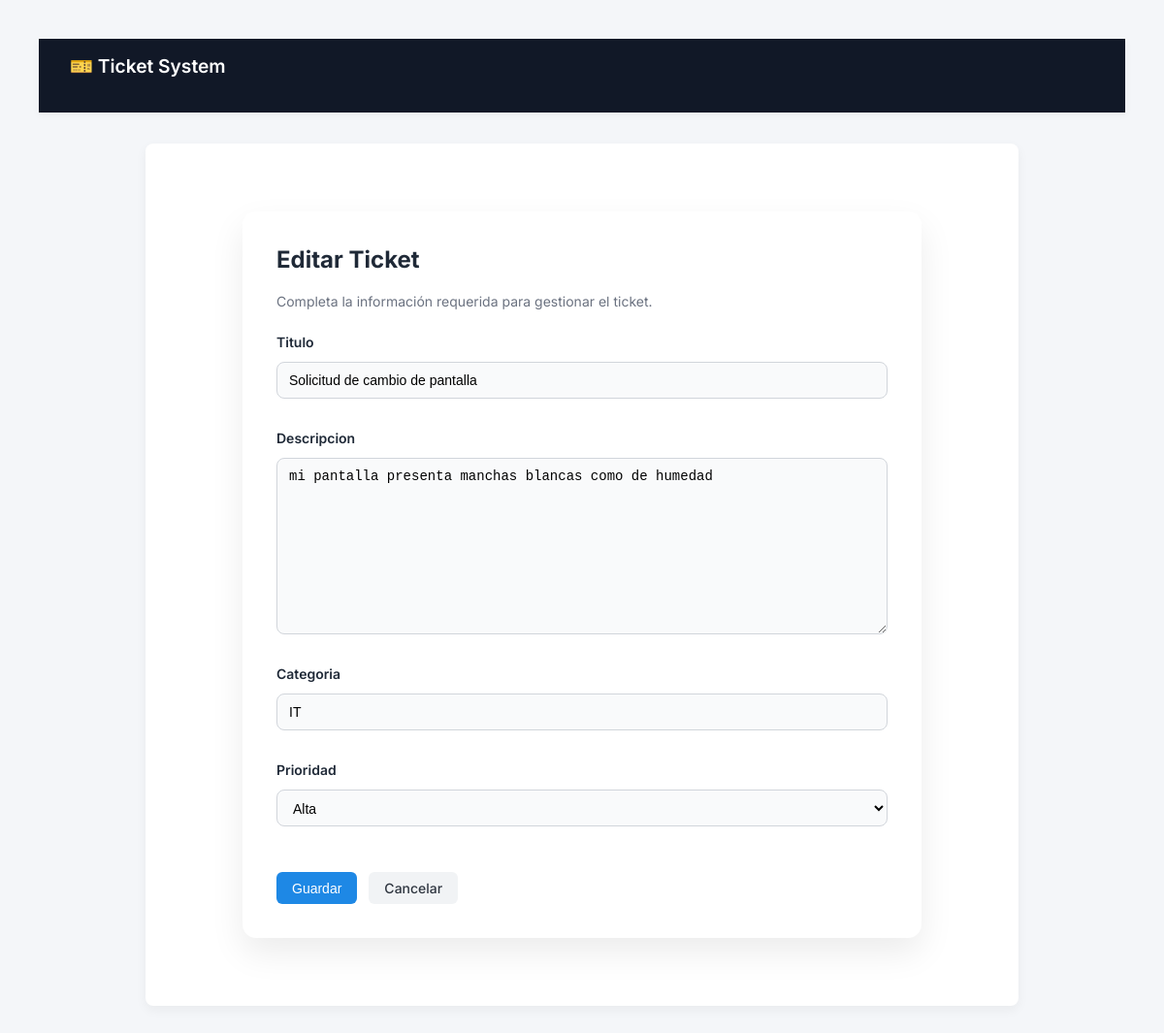
Screenshot of /10/edit/ (signed in) with the database file from the repository.
### tickets/models.py (models this page shows, shortened)
class Ticket(models.Model):
    class Estado(models.TextChoices):
        ABIERTO = 'ABIERTO', 'Abierto'
        EN_PROGRESO = 'EN_PROGRESO', 'En progreso'
        CERRADO = 'CERRADO', 'Cerrado'
    class Prioridad(models.TextChoices):
        BAJA = 'BAJA', 'Baja'
        MEDIA = 'MEDIA', 'Media'
        ALTA = 'ALTA', 'Alta'
    titulo = models.CharField(max_length=200)
    descripcion = models.TextField()
    categoria = models.CharField(max_length=100)
    prioridad = models.CharField(
        max_length=10,
        choices=Prioridad.choices,
        default=Prioridad.MEDIA
    )
    estado = models.CharField(
        max_length=20,
        choices=Estado.choices,
        default=Estado.ABIERTO
    )
    usuario = models.ForeignKey(
    User,
    on_delete=models.CASCADE,
    related_name='tickets',
    null=True,
    blank=True
    )
    created_at = models.DateTimeField(auto_now_add=True)
    updated_at = models.DateTimeField(auto_now=True)

### tickets/views.py (the view)
# urls.py: path('<int:pk>/edit/', views.ticket_update, name='ticket_update'),
@login_required
def ticket_update(request, pk):
    ticket = get_object_or_404(Ticket, pk=pk)
    es_admin = request.user.groups.filter(name='Administrador').exists()
    if not es_admin and ticket.usuario != request.user:
        raise PermissionDenied
    FormClass = TicketUpdateFormAdmin if es_admin else TicketUpdateFormUsuario
    if request.method == 'POST':
        form = FormClass(request.POST, instance=ticket)
        if form.is_valid():
            form.save()
            return redirect('ticket_list')
    else:
        form = FormClass(instance=ticket)
    return render(request, 'tickets/ticket_form.html', {'form': form})

### tickets/forms.py
class TicketUpdateFormUsuario(forms.ModelForm):
    class Meta:
        model = Ticket
        fields = ['titulo', 'descripcion', 'categoria', 'prioridad']

### tickets/templates/tickets/ticket_form.html (shortened to what this page needs)
{% extends "base.html" %}
{% block content %}
<div class="container">
  <div class="form-card">
    <div class="form-header">
      <h2>
        {% if form.instance.pk %}
          Editar Ticket
        {% else %}
          Crear Nuevo Ticket
        {% endif %}
      </h2>
      <p class="form-subtitle">
        Completa la información requerida para gestionar el ticket.
      </p>
    </div>
    <form method="post" class="ticket-form">
      {% for field in form %}
        <div class="form-group">
          <label>
            {{ field.label }}
          </label>
          {{ field }}
        </div>
      {% endfor %}
      <div class="form-actions">
        <button type="submit" class="btn btn-primary">
          Guardar
        </button>
        <a href="{% url 'ticket_list' %}" class="btn btn-secondary">
          Cancelar
        </a>
      </div>
    </form>
  </div>
</div>
{% endblock %}

### static/css/styles.css (style rules this page uses)
* { margin: 0; padding: 0; box-sizing: border-box; }
body { font-family: -apple-system, BlinkMacSystemFont, "Segoe UI", Roboto, sans-serif; background-color: #f5f6fa; color: #2f3640; padding: 40px; }
.container { max-width: 900px; margin: auto; background: white; padding: 30px; border-radius: 8px; box-shadow: 0 4px 12px rgba(0,0,0,0.05); }
h1, h2, h3 { margin-bottom: 20px; }
a { text-decoration: none; color: #0984e3; font-weight: 500; }
button { background-color: #0984e3; color: white; border: none; padding: 8px 14px; border-radius: 6px; cursor: pointer; font-size: 14px; }
input, select, textarea { width: 100%; padding: 8px; margin: 6px 0 14px 0; border-radius: 6px; border: 1px solid #dcdde1; font-size: 14px; }
.btn { display: inline-flex; align-items: center; justify-content: center; padding: 8px 16px; border-radius: 6px; font-size: 14px; font-weight: 500; border: none; cursor: pointer; transition: all 0.15s ease; text-decoration: none; }
.btn-primary { background-color: #1e88e5; color: white; }
.btn-secondary { background-color: #f1f3f5; color: #2f3640; }
input, select { height: 38px; }
body { font-family: 'Inter', sans-serif; background-color: #f4f6f9; color: #1f2937; }
.form-card { max-width: 700px; margin: 40px auto; padding: 35px; background: #ffffff; border-radius: 14px; box-shadow: 0 15px 35px rgba(0,0,0,0.08); }
.form-header { margin-bottom: 25px; }
.form-header h2 { font-size: 24px; font-weight: 700; }
.form-subtitle { margin-top: 5px; font-size: 14px; color: #6b7280; }
.ticket-form { display: flex; flex-direction: column; gap: 18px; }
.form-group { display: flex; flex-direction: column; }
.form-group label { font-size: 14px; font-weight: 600; margin-bottom: 6px; }
.ticket-form input, .ticket-form select, .ticket-form textarea { padding: 10px 12px; border-radius: 8px; border: 1px solid #d1d5db; background: #f9fafb; transition: all 0.2s ease; font-size: 14px; }
.form-actions { margin-top: 15px; display: flex; gap: 12px; }

### rows the page displays
Ticket: form "Solicitud de cambio de pantalla" "mi pantalla presenta manchas blancas como de humedad" "IT" "Alta"

### other values shown
{{ field.label }} "Titulo" "Descripcion" "Categoria" "Prioridad"
